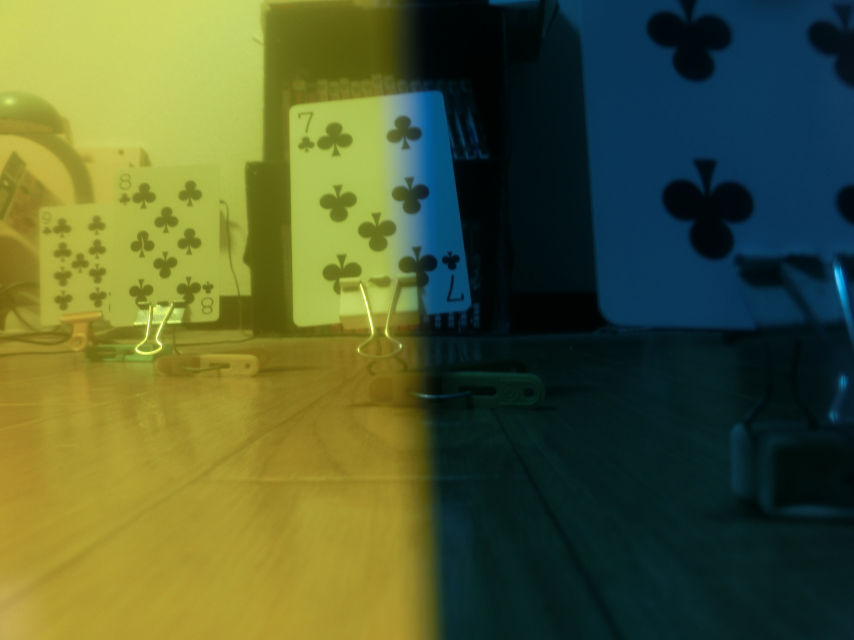
#> input picture 0721logs/t2.JPG, 2560 x 1920 px (shown at 1/3 size)
$ jupyter execute --allow-errors eadge_detection.ipynb
#> lines starting #> are read from the running program, lines starting #| are printed output that depends on the picture; after the words box and inside, x2 and y2 are one past the last pixel; in counts of white or black regions, pixels touching at a corner belong together
[cell 1]
import cv2
import numpy as np
import matplotlib.pyplot as plt

def detect_edges(image):
    """Detect edges in the image using the Canny edge detector."""
    edges = cv2.Canny(image, 50, 200)
    return edges

def calculate_displacement(edges_r, edges_g, edges_b):
    """Calculate the displacement between edges in different color channels."""
    # Find the non-zero coordinates in each edge image
    coords_r = np.column_stack(np.where(edges_r > 0))
    coords_g = np.column_stack(np.where(edges_g > 0))
    coords_b = np.column_stack(np.where(edges_b > 0))

    # Calculate the mean displacement between the edges
    displacement_rg = np.mean(np.sqrt(np.sum((coords_r - coords_g)**2, axis=1)))
    displacement_rb = np.mean(np.sqrt(np.sum((coords_r - coords_b)**2, axis=1)))
    displacement_gb = np.mean(np.sqrt(np.sum((coords_g - coords_b)**2, axis=1)))

    return displacement_rg, displacement_rb, displacement_gb

def play(image_path):
    # Load the image
#> called with image_path = 't2.JPG'
    image = cv2.imread(image_path)
#> image is the input picture: shape (1920, 2560, 3); mean B, G, R 49.8, 92.7, 81.4
    image = cv2.resize(image, (1440, 1120))
#> image: shape (1120, 1440, 3)
    plt.imshow(image),plt.show()
    if image is None:
        print("Error: Could not load image.")
        return

    # Convert the image to grayscale
    gray = cv2.cvtColor(image, cv2.COLOR_BGR2GRAY)
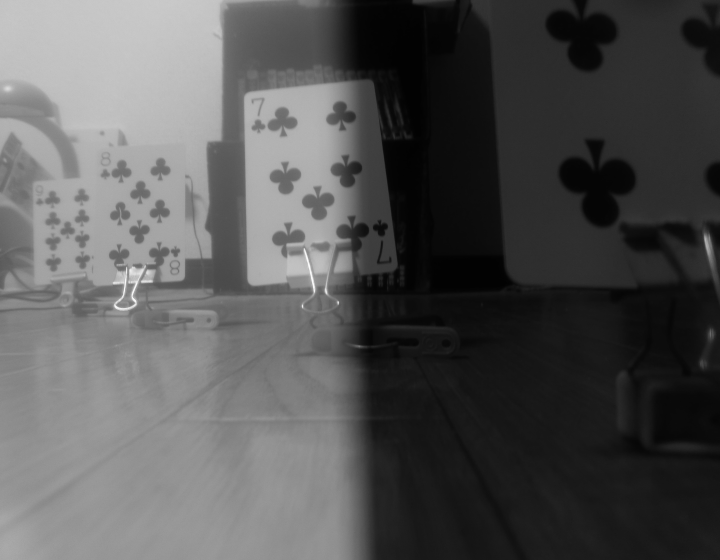
#> gray: shape (1120, 1440) (shown at 1/2 size); min 1, max 252, mean 84.4

    # Detect edges in the grayscale image
    edges = detect_edges(gray)
#> in detect_edges, `edges = cv2.Canny(image, 50, 200)`:
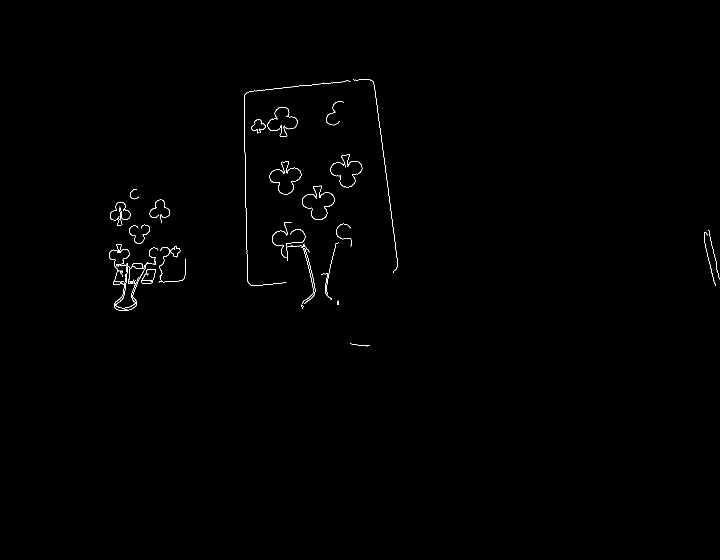
#> edges: shape (1120, 1440) (shown at 1/2 size); 0.36% white in thin lines or dots, all inside (x1, y1, x2, y2) = (218, 158, 1439, 694)

    # Separate the color channels
    b, g, r = cv2.split(image)
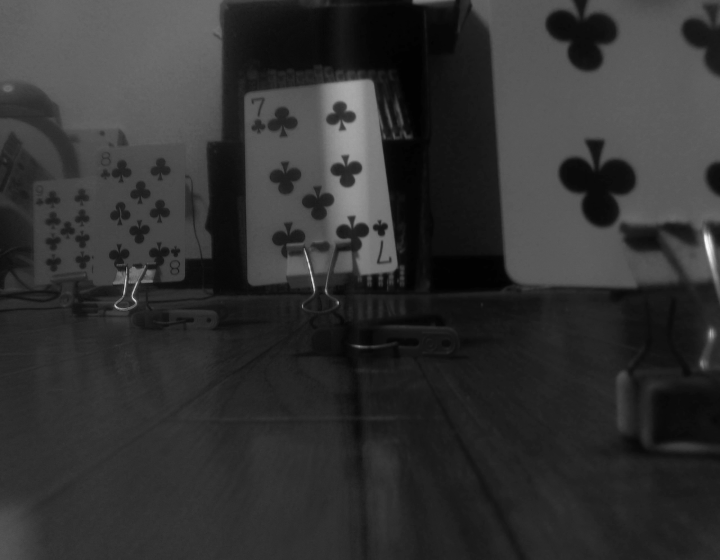
#> b: shape (1120, 1440) (shown at 1/2 size); min 0, max 255, mean 49.7
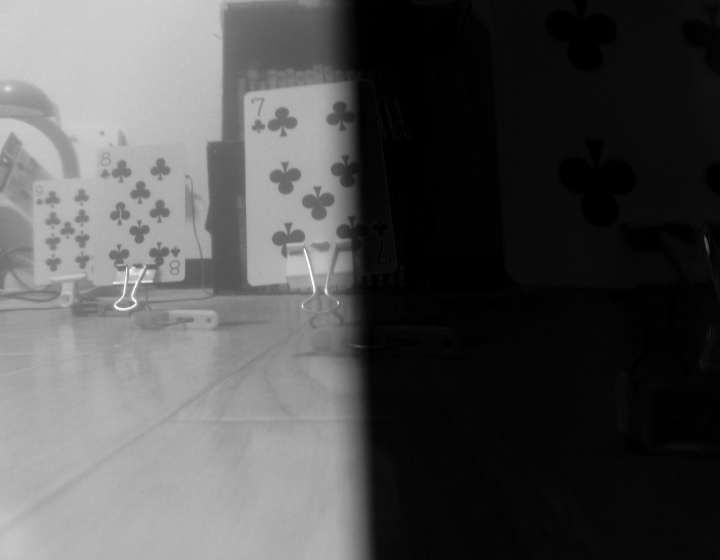
#> r: shape (1120, 1440) (shown at 1/2 size); min 0, max 255, mean 81.4

    # Detect edges in each color channel
    edges_r = detect_edges(r)
#> in detect_edges (call 2), `edges = cv2.Canny(image, 50, 200)`:
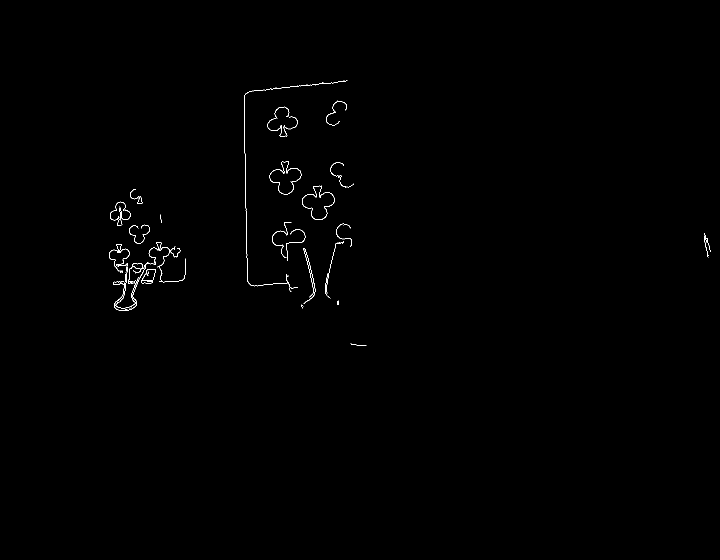
#> edges: shape (1120, 1440) (shown at 1/2 size); 0.31% white in thin lines or dots, all inside (x1, y1, x2, y2) = (218, 160, 1421, 692)
    edges_g = detect_edges(g)
#> in detect_edges (call 3), `edges = cv2.Canny(image, 50, 200)`:
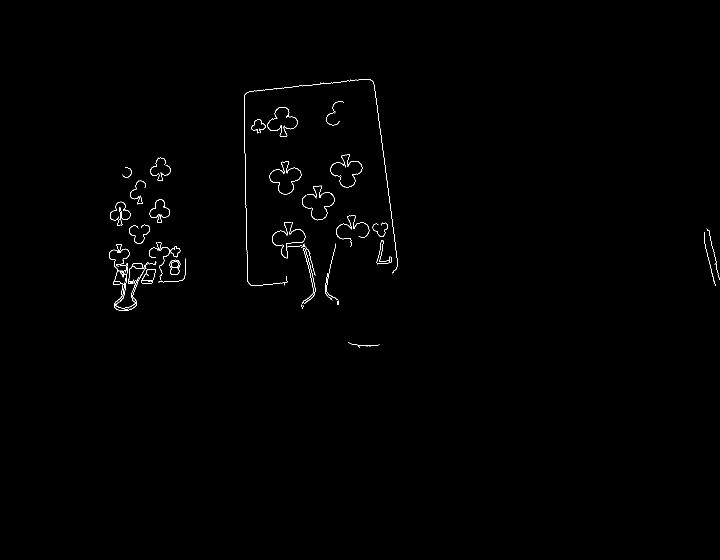
#> edges: shape (1120, 1440) (shown at 1/2 size); 0.43% white in thin lines or dots, all inside (x1, y1, x2, y2) = (218, 158, 1439, 695)
    edges_b = detect_edges(b)
#> in detect_edges (call 4), `edges = cv2.Canny(image, 50, 200)`:
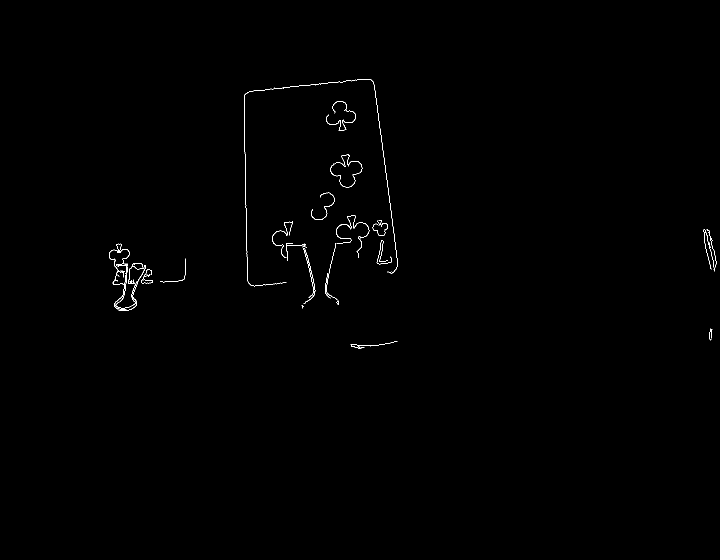
#> edges: shape (1120, 1440) (shown at 1/2 size); 0.3% white in thin lines or dots, all inside (x1, y1, x2, y2) = (218, 158, 1433, 698)
    print("r")
    plt.imshow(edges_r),plt.show()
    print("g")
    plt.imshow(edges_g),plt.show()
    print("b")
    plt.imshow(edges_b),plt.show()
    print(edges_r.shape, edges_g.shape, edges_b.shape)
#| (1120, 1440) (1120, 1440) (1120, 1440)
    # Calculate the displacement between the edges in different color channels
    displacement_rg, displacement_rb, displacement_gb = calculate_displacement(edges_r, edges_g, edges_b)
#> in calculate_displacement, `coords_r = np.column_stack(np.where(edges_r > 0))`: coords_r = 4922 pairs, first value 160 to 691, second value 218 to 1420
#> in calculate_displacement, `coords_g = np.column_stack(np.where(edges_g > 0))`: coords_g = 6964 pairs, first value 158 to 694, second value 218 to 1438
#> in calculate_displacement, `coords_b = np.column_stack(np.where(edges_b > 0))`: coords_b = 4892 pairs, first value 158 to 697, second value 218 to 1432

    print(f"Displacement between red and green edges: {displacement_rg:.2f} pixels")
    print(f"Displacement between red and blue edges: {displacement_rb:.2f} pixels")
    print(f"Displacement between green and blue edges: {displacement_gb:.2f} pixels")

    # Display the edges
    plt.figure(figsize=(10, 10))
    plt.subplot(2, 2, 1)
    plt.title('Original Image')
    plt.imshow(cv2.cvtColor(image, cv2.COLOR_BGR2RGB))
    plt.subplot(2, 2, 2)
    plt.title('Edges (Grayscale)')
    plt.imshow(edges, cmap='gray')
    plt.subplot(2, 2, 3)
    plt.title('Red Edges')
    plt.imshow(edges_r, cmap='gray')
    plt.subplot(2, 2, 4)
    plt.title('Green Edges')
    plt.imshow(edges_g, cmap='gray')
    plt.show()

# Run the main function with the path to your image
image_path = 't2.JPG'

#> (the rest of this cell did not finish here and is left out)

$ run again, with 0721logs/ori2.JPG copied over 0721logs/t2.JPG
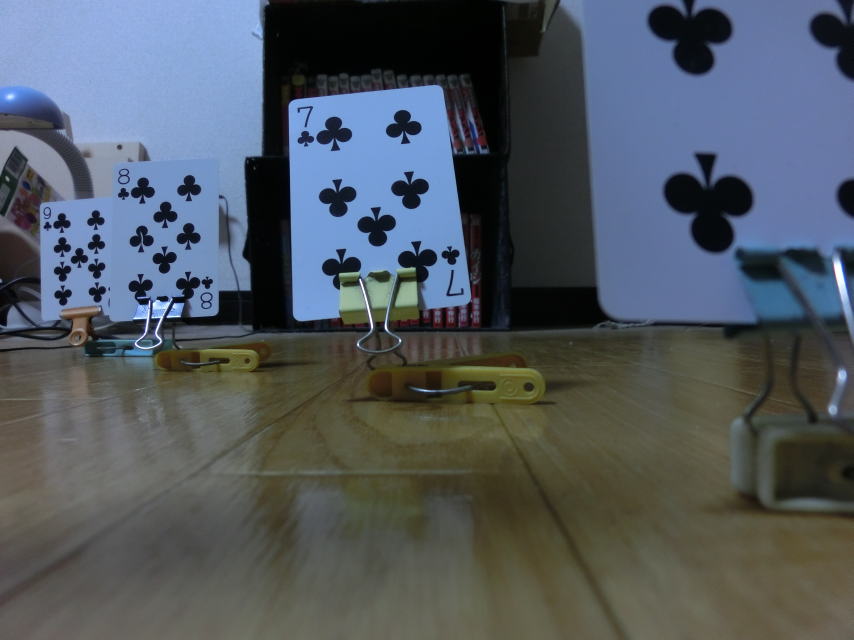
#> input picture 0721logs/ori2.JPG, 2560 x 1920 px (shown at 1/3 size)
#> in play, image is the input picture: shape (1920, 2560, 3); mean B, G, R 96.3, 88.4, 80.7
#> image: shape (1120, 1440, 3)
#> edges: shape (1120, 1440); 1.4% white in thin lines or dots, all inside (x1, y1, x2, y2) = (0, 0, 1440, 727)
#> in play, `b, g, r = cv2.split(image)`:
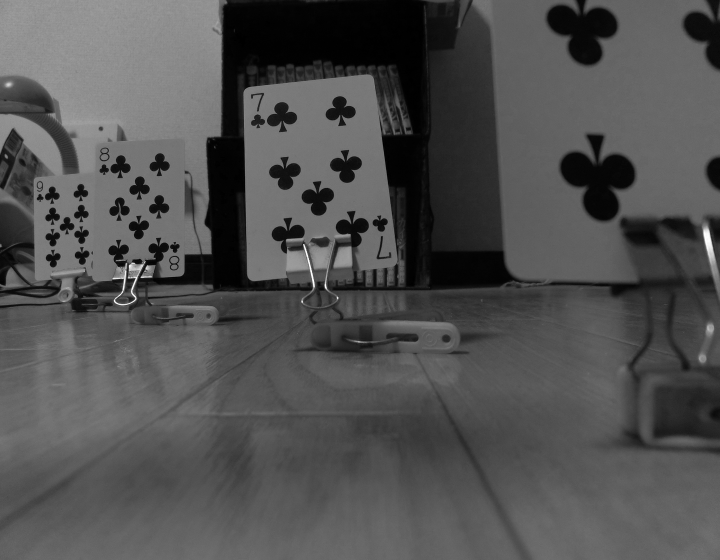
#> r: shape (1120, 1440) (shown at 1/2 size); min 0, max 255, mean 80.6
#> in detect_edges (call 4), `edges = cv2.Canny(image, 50, 200)`:
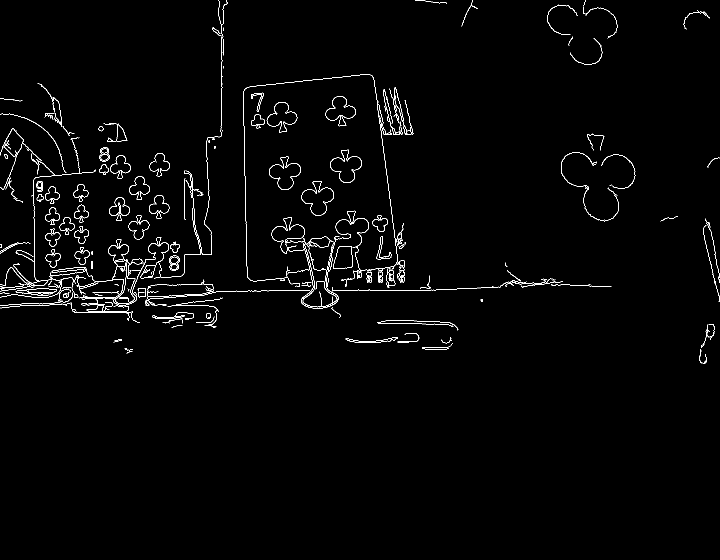
#> edges: shape (1120, 1440) (shown at 1/2 size); 1.5% white in thin lines or dots, all inside (x1, y1, x2, y2) = (0, 0, 1440, 727)
#| (1120, 1440) (1120, 1440) (1120, 1440)
#> coords_r = 21874 pairs, first value 0 to 726, second value 0 to 1439
#> coords_g = 22606 pairs, first value 0 to 726, second value 0 to 1439
#> coords_b = 23904 pairs, first value 0 to 726, second value 0 to 1439
